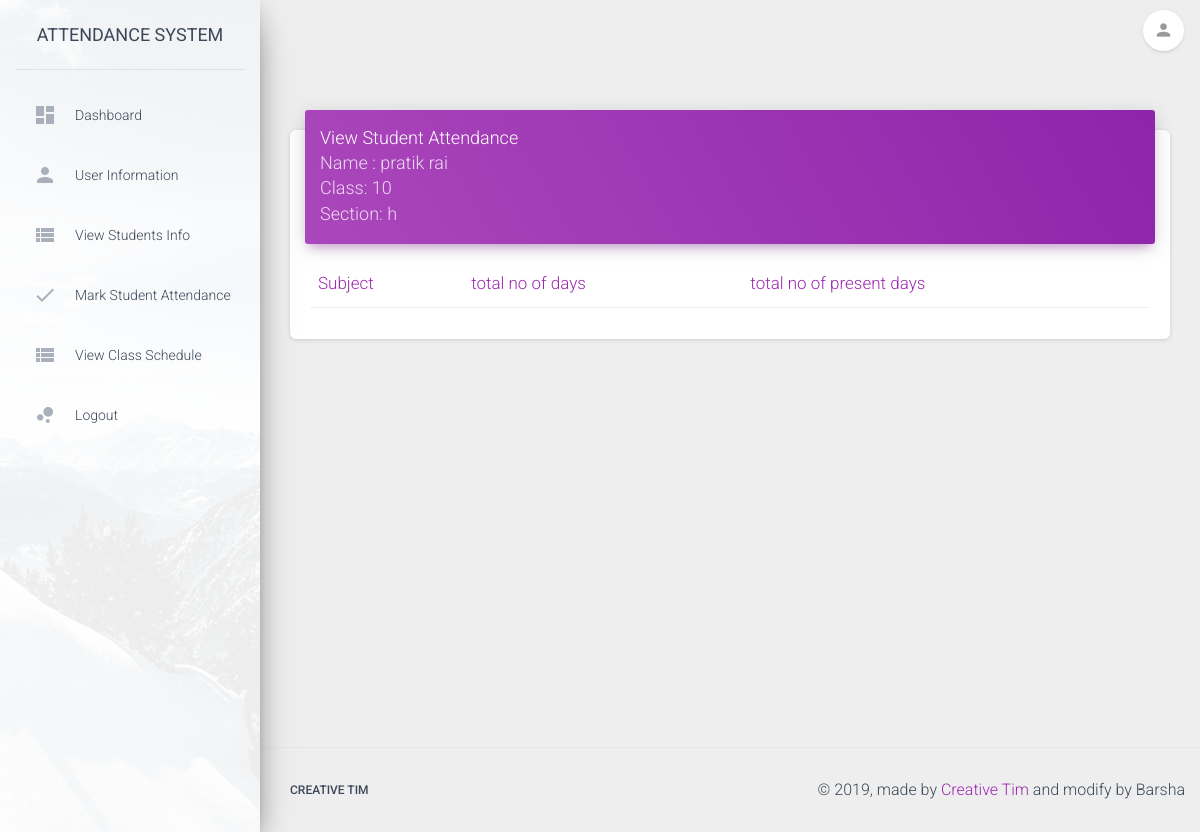
Page /pages/teacher/view_single_student_attendance.php?sid=1 (signed in) on the committed database.
### tables this page shows
CREATE TABLE `tbl_students_class` (
  `scid` int(11) NOT NULL,
  `Sid` int(11) NOT NULL,
  `class` int(11) NOT NULL,
  `section` varchar(1) NOT NULL,
  `date` varchar(4) NOT NULL
);

CREATE TABLE `tbl_students` (
  `Sid` int(11) NOT NULL,
  `Sname` varchar(100) NOT NULL,
  `Sdob` date NOT NULL,
  `Sgender` enum('male','female','other','') NOT NULL,
  `Saddress` varchar(200) NOT NULL,
  `Scontact` varchar(10) NOT NULL,
  `status` enum('Active','Inactive','','') NOT NULL
);

### pages/teacher/view_single_student_attendance.php (the view, shortened to what this page needs)
<!DOCTYPE html>
<html lang="en">
<head>
<?php include '../head.php'; ?>
</head>
<body class="">
  <div class="wrapper ">
<?php include '../../view/teacher/sidebar.php';
include '../../common/connect.php'; ?>
<div class="main-panel">
<?php include '../../view/teacher/navbar.php';?>
      <div class="content">
        <div class="container-fluid">
        <div class="row">
        <div class="col-md-12">
              <div class="card">
                <div class="card-header card-header-primary">
                  <h4 class="card-title ">View Student Attendance
                  <br>
                  <p class="card-category">
                  <?php
                      $sid=$_GET['sid'];
                 $sql="SELECT * FROM tbl_students INNER JOIN tbl_students_class
                  on tbl_students.Sid=tbl_students_class.Sid
                  WHERE tbl_students.Sid='$sid' group by tbl_students.Sid";
                   $result=mysqli_query($con,$sql);
                   while($row = $result->fetch_assoc()) {
                    echo("Name : ".$row['Sname']);
                  echo("</br> Class: ".$row['class']."</br> Section: ".$row['section']);
                   } ?></p></h4>
                </div>
                <div class="card-body">
                  <div class="table-responsive">
                    <table class="table">
                      <thead class=" text-primary">
                        <th>
                          Subject
                        </th>
                        <th>total no of days</th>
                        <th> total no of present days</th>
                        </thead>
                    </table>
                  </div>
                </div>
              </div>
            </div>
          </div>
          </div>
      </div><footer class="footer">
        <div class="container-fluid">
          <nav class="float-left">
            <ul>
              <li>
                <a href="https://www.creative-tim.com">
                  Creative Tim
                </a>
              </li>
            </ul>
          </nav>
          <div class="copyright float-right">
            &copy;
            , made by
            <a href="https://www.creative-tim.com" target="_blank">Creative Tim</a> and modify by Barsha
          </div>
        </div>
      </footer>
    </div>
  </div>
</body>
</html>

### rows in the picture
tbl_students_class: Sid.Sname "pratik rai", class "10", section "h"
